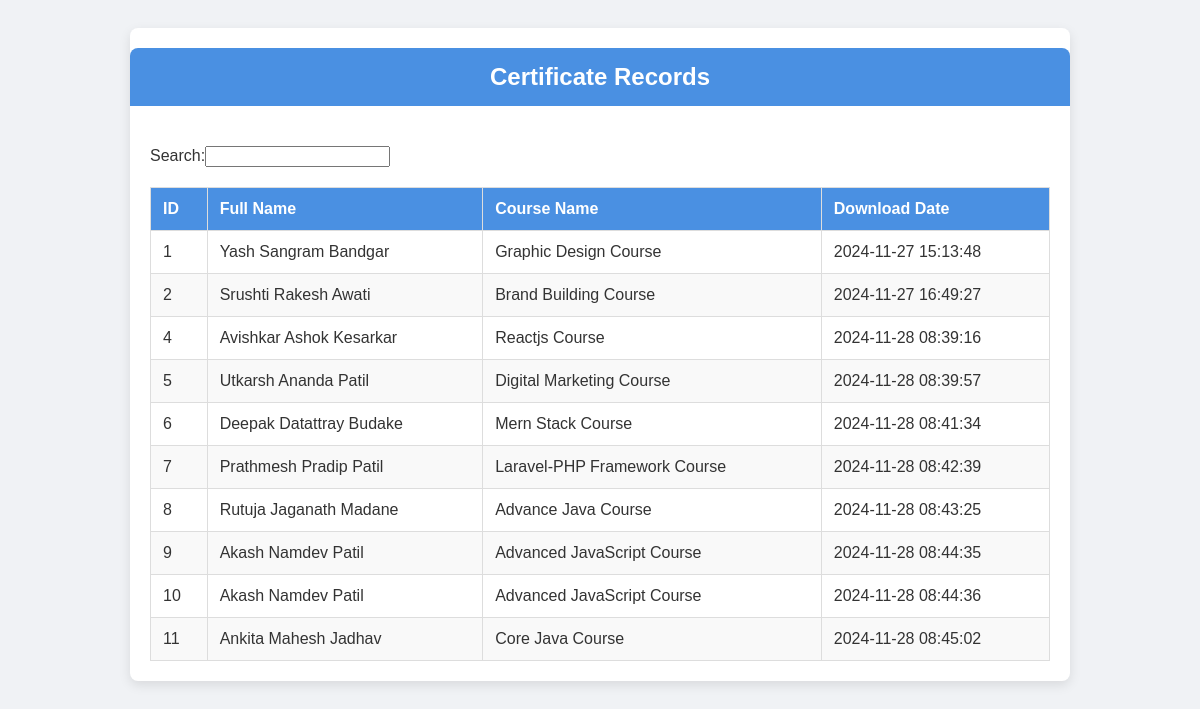
Screenshot of /user_certificate_report.php with the database file from the repository.
### tables this page shows
CREATE TABLE `certificates` (
  `id` int(11) NOT NULL,
  `name` varchar(255) NOT NULL,
  `course_name` varchar(255) NOT NULL,
  `created_at` timestamp NOT NULL DEFAULT current_timestamp()
);

### user_certificate_report.php (the view, shortened to what this page needs)
<?php
$servername = "localhost";
$username = "root";
$password = "";
$dbname = "user_system";
$port = 5306;
$conn = new mysqli($servername, $username, $password, $dbname, $port);
$sql = "SELECT id, name, course_name, created_at    FROM certificates";
$result = $conn->query($sql);
?>
<!DOCTYPE html>
<html lang="en">
<head>
</head>
<body>
<div class="main-container">
    <h2>Certificate Records</h2>
    <div class="certificate-report">
        <?php if ($result->num_rows > 0): ?>
            <table id="certificateTable">
                <thead>
                    <tr>
                        <th>ID</th>
                        <th>Full Name</th>
                        <th>Course Name</th>
                        <th>Download Date</th>
                    </tr>
                </thead>
                <tbody>
                    <?php while($row = $result->fetch_assoc()): ?>
                        <tr>
                            <td><?php echo $row["id"]; ?></td>
                            <td><?php echo htmlspecialchars($row["name"]); ?></td>
                            <td><?php echo htmlspecialchars($row["course_name"]); ?></td>
                            <td><?php echo htmlspecialchars($row["created_at"]); ?></td>
                        </tr>
                    <?php endwhile; ?>
                </tbody>
            </table>
        <?php else: ?>
            <div class="no-certificates">No certificates available.</div>
        <?php endif; ?>
    </div>
</div>
</body>
</html>

### user_certificate_report.php (style rules this page uses)
body { font-family: Arial, sans-serif; background-color: #f0f2f5; color: #333; display: flex; justify-content: center; padding: 20px; }
.main-container { width: 90%; max-width: 900px; background-color: #ffffff; border-radius: 8px; box-shadow: 0 4px 12px rgba(0, 0, 0, 0.1); overflow: hidden; padding: 20px; }
h2 { background-color: #4a90e2; color: #fff; padding: 15px; text-align: center; margin: 0 -20px 20px -20px; border-top-left-radius: 8px; border-top-right-radius: 8px; }
.certificate-report { margin-top: 20px; }
table { width: 100%; border-collapse: collapse; margin: 0; }
th, td { padding: 12px; border: 1px solid #ddd; text-align: left; }
th { background-color: #4a90e2; color: #fff; font-weight: bold; }
tr:nth-child(even) { background-color: #f9f9f9; }

### rows the page displays
certificates: id "1", name "Yash Sangram Bandgar", course_name "Graphic Design Course", created_at "2024-11-27 15:13:48"
certificates: id "2", name "Srushti Rakesh Awati", course_name "Brand Building Course", created_at "2024-11-27 16:49:27"
certificates: id "4", name "Avishkar Ashok Kesarkar", course_name "Reactjs Course", created_at "2024-11-28 08:39:16"
certificates: id "5", name "Utkarsh Ananda Patil", course_name "Digital Marketing Course", created_at "2024-11-28 08:39:57"
certificates: id "6", name "Deepak Datattray Budake", course_name "Mern Stack Course", created_at "2024-11-28 08:41:34"
certificates: id "7", name "Prathmesh Pradip Patil", course_name "Laravel-PHP Framework Course", created_at "2024-11-28 08:42:39"
certificates: id "8", name "Rutuja Jaganath Madane", course_name "Advance Java Course", created_at "2024-11-28 08:43:25"
certificates: id "9", name "Akash Namdev Patil", course_name "Advanced JavaScript Course", created_at "2024-11-28 08:44:35"
certificates: id "10", name "Akash Namdev Patil", course_name "Advanced JavaScript Course", created_at "2024-11-28 08:44:36"
certificates: id "11", name "Ankita Mahesh Jadhav", course_name "Core Java Course", created_at "2024-11-28 08:45:02"
